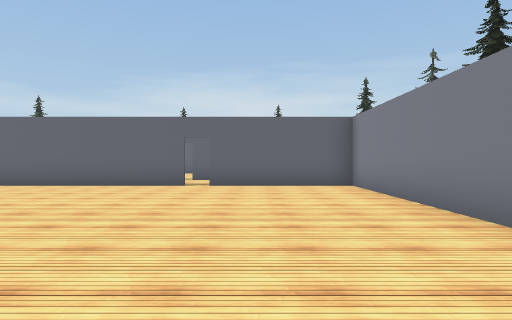
View 1 (above)

15 first-person views from a walk through a Unity game level. The camera is 1.3 m above the floor, looks level and sees 75° across. The floor is counted in squares, 2 m on a side. Each view is taken from the middle of a square. On the plan, view 1 faces up. The plan holds only what a view shows up to about 10 squares ahead; the rest is blank. The place goes on beyond the plan. Some surface patterns are stand-ins.

View 2
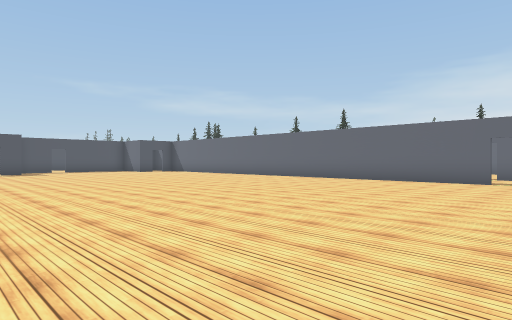

View 3
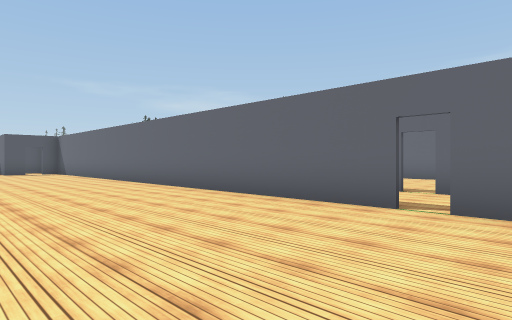

View 4
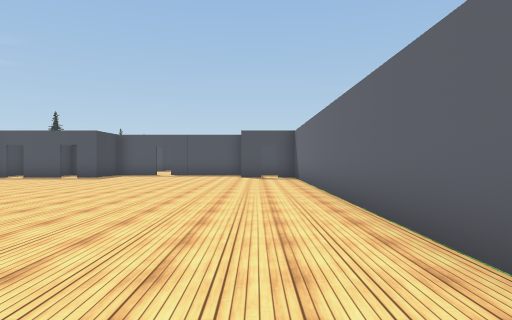

View 5
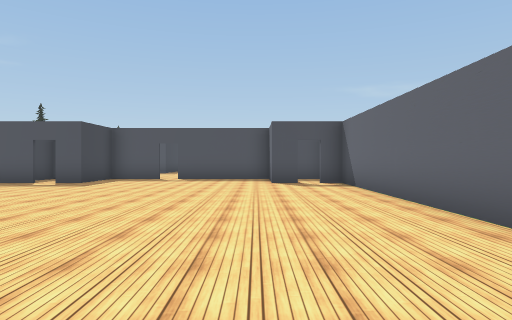

View 6
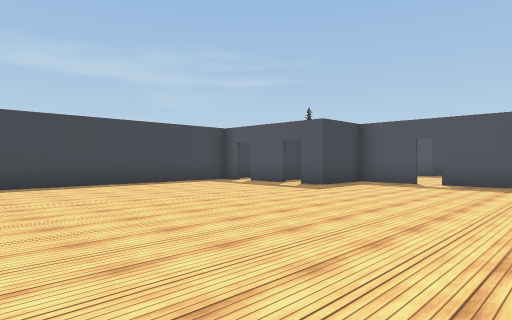

View 7
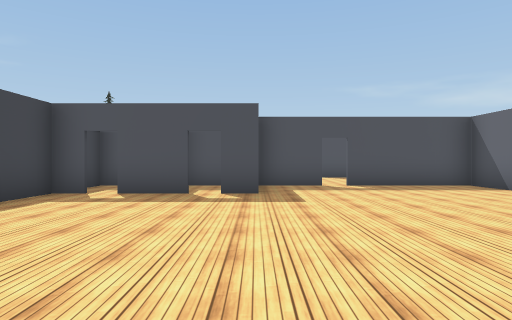

View 8
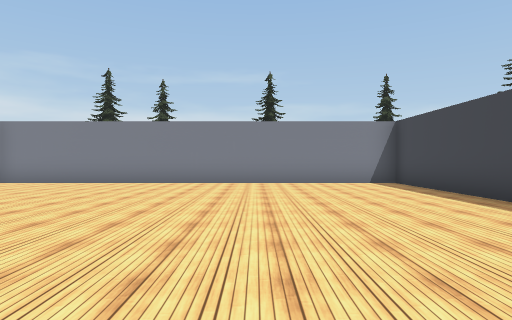

View 9
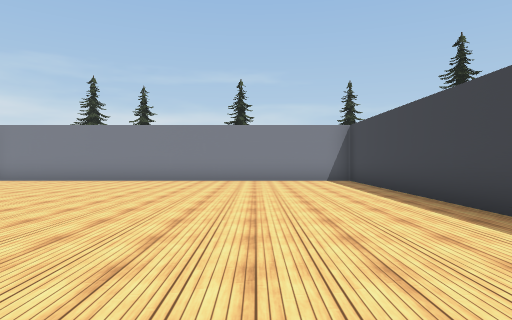

View 10
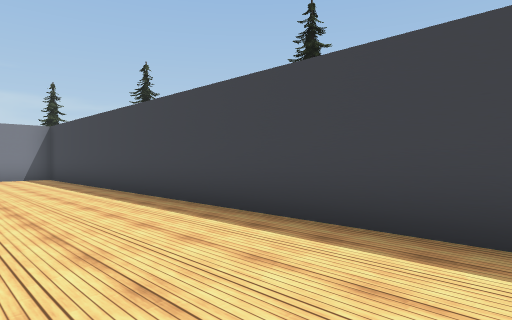

View 11
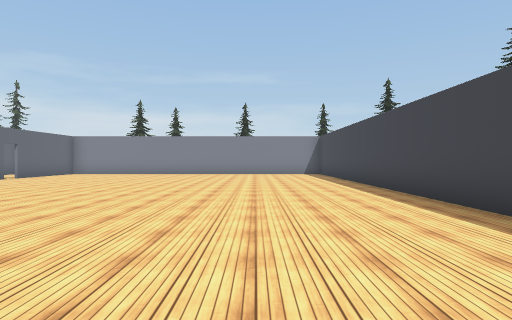

View 12
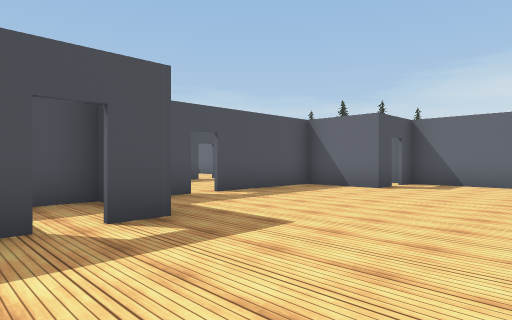

View 13
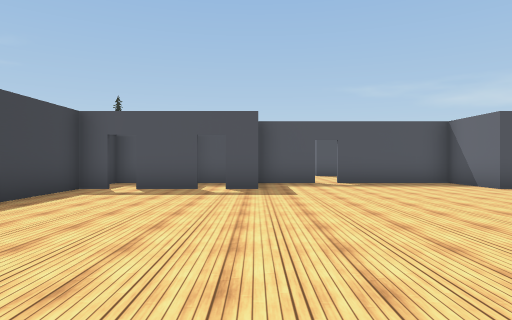

View 14
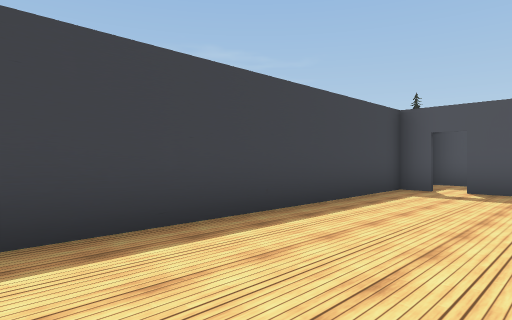

View 15
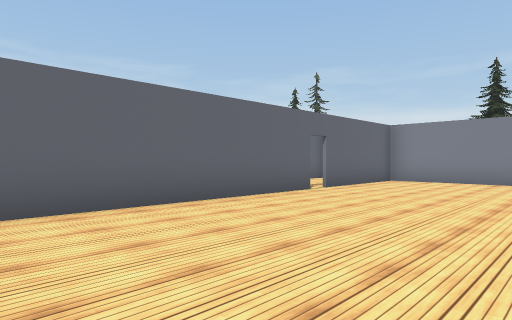

### Floor plan
Points are (right, up) in squares from view 1. A wall is a line through its corners. A room is listed if a view was taken in it or the views show most of it. See-through windows are left out.
Room 1 (views 1, 2, 3, 4, 5, 6, 7, 8, 9, 10, 11, 12, 13, 14, 15)
walls: (-1.8, 8.5) (-17.4, 8.5) (-17.4, 7.8); (-17.4, -0.2) (-17.4, -1.8); (-17.4, 7.2) (-17.4, 6.5) (-19.4, 6.5) (-19.4, 3.2); (2.5, 1.4) (2.5, 8.5) (-1.2, 8.5); (-17.4, -2.2) (-17.4, -3) (2.5, -3) (2.5, -0.4); (-19.2, 1.1) (-17.4, 1.1) (-17.4, 0.2); (-19.4, 2.8) (-19.4, -0.8); (-19.4, -2.1) (-19.4, -3)
ways out: gap at (-1.5, 9)

Positions as (right, up) in squares from view 1, and headings:
1: (0, 0), facing up
2: (0, -2), facing up-left
3: (0, 4), facing up-left
4: (-5, 7), facing left
5: (-8, 6), facing left
6: (-10, 6), facing down-left
7: (-11, 1), facing left
8: (-7, 1), facing right
9: (-8, 0), facing right
10: (-10, 0), facing down-right
11: (-13, 0), facing right
12: (-14, -1), facing up-left
13: (-10, 1), facing left
14: (-10, 0), facing down-left
15: (-8, 4), facing up-right
